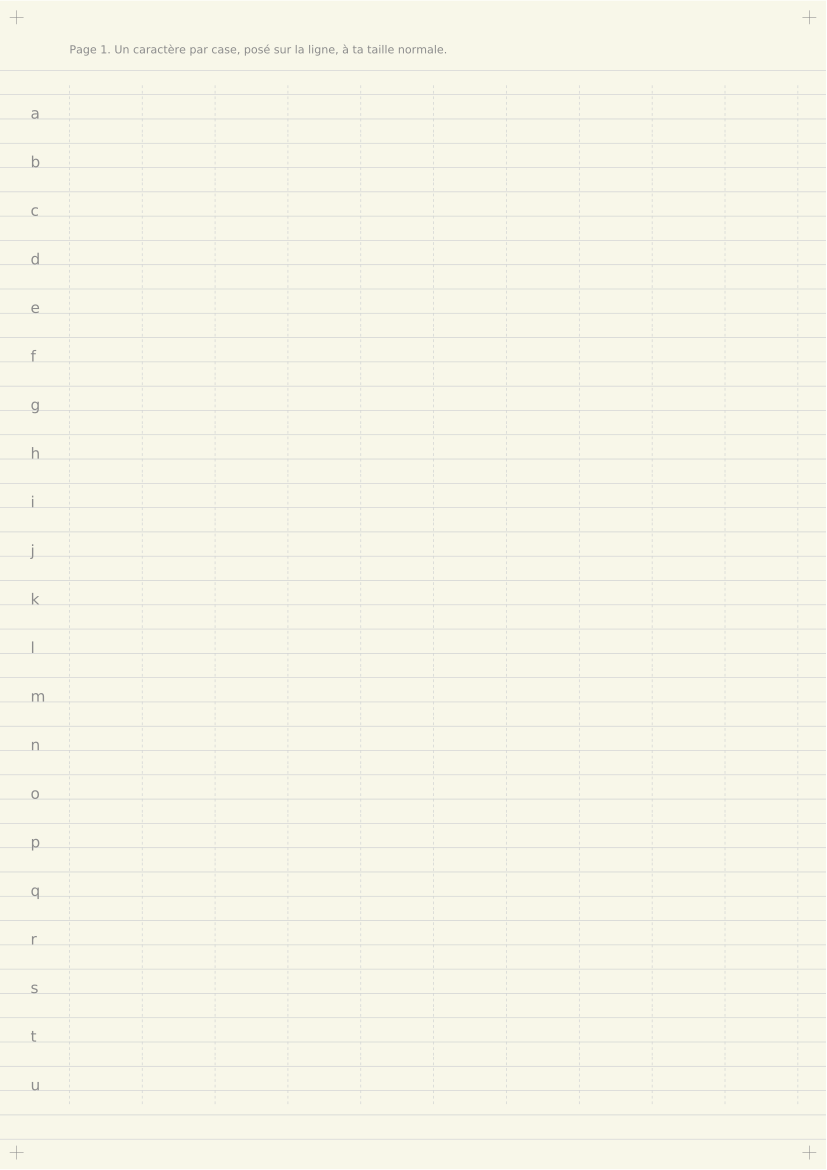

Generate this figure with Python:
"""Génère la grille d'échantillons au format exact du bloc-notes GoodNotes de Théophile.

Papier : A4, fond crème, lignes tous les 17,5 pt à partir de y = 50 pt.
On écrit sur une ligne sur deux pour que les jambages ne se touchent pas.
La géométrie est enregistrée dans grille.json, qui sert ensuite au découpage.
"""
import json
from pathlib import Path

import pymupdf

ICI = Path(__file__).parent
W, H = 595.28, 841.89
PAS = 17.5            # interligne du modèle GoodNotes
Y0 = 50.0             # première ligne du modèle
FOND = (0.9725, 0.9687, 0.9136)
LIGNE = (0.8156, 0.8236, 0.8273)
GRIS = (0.55, 0.55, 0.55)
X_CASES, X_FIN = 50.0, 575.0
HAUT, BAS = 24.0, 11.0   # zone d'une case au-dessus / au-dessous de la ligne de base
POLICE = "/usr/share/fonts/truetype/dejavu/DejaVuSans.ttf"

FREQUENTS = (  # 10 échantillons chacun
    "abcdefghijklmnopqrstuvwxyz"
    "ABCDEFGHIJKLMNOPQRSTUVWXYZ"
    "0123456789"
    "éèêàçùâîôûëïœ"
    ".,;:!?'()-+=/"
    "αβγδεθλμπρστφωΔΣΩ"
    "∫√∞∂→⇒⇔≤≥≠≈×±∈∀∃"
)
RARES = (  # 5 échantillons chacun, deux par rangée
    "ÉÈÊÀÇÔŒæüÿ"
    "\"[]{}<>_%&@#*~^°€$|\\"
    "ζηκνξχψΓΘΛΠΦΨ∇"
    "∬∮∑∏⟨⟩←↔↦≡∝∓÷·∉⊂⊆∪∩∅ℝℕℤℚℂ′‖"
)
PHRASES = [
    "Portez ce vieux whisky au juge blond qui fume.",
    "D'après Taylor, f(x) = f(a) + (x − a)f′(a) + o(x − a).",
    "Or ΔU = W + Q, donc ∫ P dV ≤ 0 ⇒ le gaz se détend.",
    "Soit ε > 0, ∃ η > 0, ∀ x ∈ ℝ, |x − a| < η ⇒ |f(x) − f(a)| < ε.",
]


def rangees():
    """Liste de rangées ; chaque rangée = liste de (caractère, nb de cases)."""
    r = [[(c, 10)] for c in FREQUENTS]
    r += [[(c, 5) for c in RARES[i:i + 2]] for i in range(0, len(RARES), 2)]
    return r


def papier(page):
    page.draw_rect(pymupdf.Rect(0, 0, W, H), color=None, fill=FOND)
    y = Y0
    while y < H - 20:
        page.draw_rect(pymupdf.Rect(0, y, W, y + 0.5), color=None, fill=LIGNE)
        y += PAS
    for x, y in ((12, 12), (W - 12, 12), (12, H - 12), (W - 12, H - 12)):  # repères de calage
        page.draw_line((x - 5, y), (x + 5, y), color=GRIS, width=0.4)
        page.draw_line((x, y - 5), (x, y + 5), color=GRIS, width=0.4)


def texte(page, x, y, s, taille):
    page.insert_text((x, y), s, fontsize=taille, fontname="dv", fontfile=POLICE, color=GRIS)


def separateur(page, x, yb):
    page.draw_line((x, yb - HAUT), (x, yb + BAS), color=LIGNE, width=0.5, dashes="[2 2] 0")


def main():
    doc = pymupdf.open()
    geo = {"page": [W, H], "pas": PAS, "haut": HAUT, "bas": BAS, "cases": []}
    bases = [Y0 + PAS * (2 * k + 2) for k in range(30)]
    bases = [y for y in bases if y + BAS < H - 20]
    rs = rangees()
    while rs:
        num = len(doc)
        page = doc.new_page(width=W, height=H)
        papier(page)
        texte(page, 50, 38, f"Page {num + 1}. Un caractère par case, posé sur la ligne, à ta taille normale.", 8)
        for yb in bases[:len(rs)]:
            rangee = rs.pop(0)
            larg = (X_FIN - X_CASES) / sum(k for _, k in rangee)
            x = X_CASES
            for car, k in rangee:
                if x == X_CASES:
                    texte(page, 22, yb, car, 11)            # modèle dans la marge
                else:  # second caractère de la rangée : trait plein et modèle dans la case
                    page.draw_line((x, yb - HAUT), (x, yb + BAS), color=GRIS, width=1)
                    texte(page, x + 3, yb - HAUT + 10, car, 10)
                for _ in range(k):
                    separateur(page, x, yb)
                    geo["cases"].append({"page": num, "car": car, "x0": round(x, 2),
                                         "x1": round(x + larg, 2), "base": yb})
                    x += larg
            separateur(page, x, yb)
    # dernière page : phrases libres pour l'espacement, les liaisons et la vérification
    num = len(doc)
    page = doc.new_page(width=W, height=H)
    papier(page)
    texte(page, 50, 38, f"Page {num + 1}. Recopie chaque phrase sur la ligne du dessous, avec ton écriture normale.", 8)
    lignes = []
    for i, p in enumerate(PHRASES):
        texte(page, 50, Y0 + PAS * (4 * i + 1) - 4, p, 9)
        lignes.append(Y0 + PAS * (4 * i + 2))
    geo["phrases"] = {"page": num, "lignes": lignes, "textes": PHRASES}
    doc.save(ICI / "grille.pdf")
    (ICI / "grille.json").write_text(json.dumps(geo, ensure_ascii=False, indent=1))
    print(len(doc), "pages,", len(geo["cases"]), "cases")


if __name__ == "__main__":
    main()
